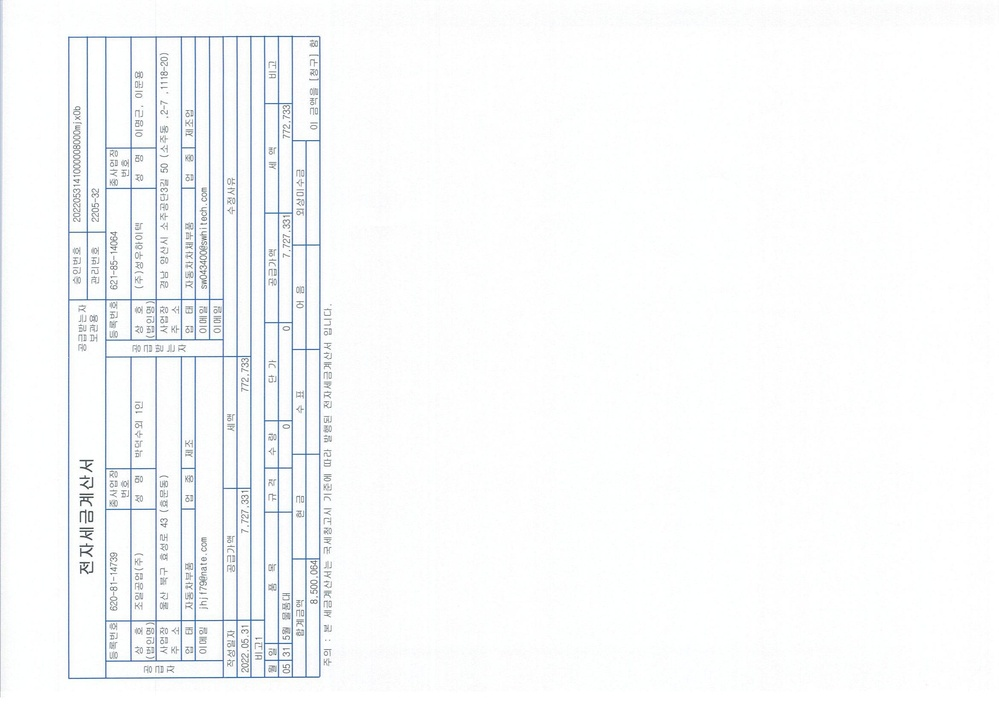
#> input picture 04Opencv/data/img.jpg, 999 x 706 px, shrunk from 2340 x 1654 before the run
$ python Cv_ex14.py
#> lines starting #> are read from the running program, lines starting #| are printed output that depends on the picture
import cv2
import numpy as np

# 1. 경계선 검출
def empty():
    pass

def CannyEdgeDetection():
    img = cv2.imread('./data/img.jpg')
#> img is the input picture: shape (706, 999, 3); mean B, G, R 250.2, 249.5, 248.1
    name = 'trackbar'
    cv2.namedWindow(name)
    cv2.createTrackbar('threshold1', name, 0, 255, empty) # min_val
    cv2.createTrackbar('threshold2', name, 0, 255, empty) # max_val

    while True:
        threshold1 = cv2.getTrackbarPos('threshold1', name)
        threshold2 = cv2.getTrackbarPos('threshold2', name)

        canny = cv2.Canny(img, threshold1, threshold2) # 대상 이미지, min_val(하위 임계값), max_val(상위 임계값)
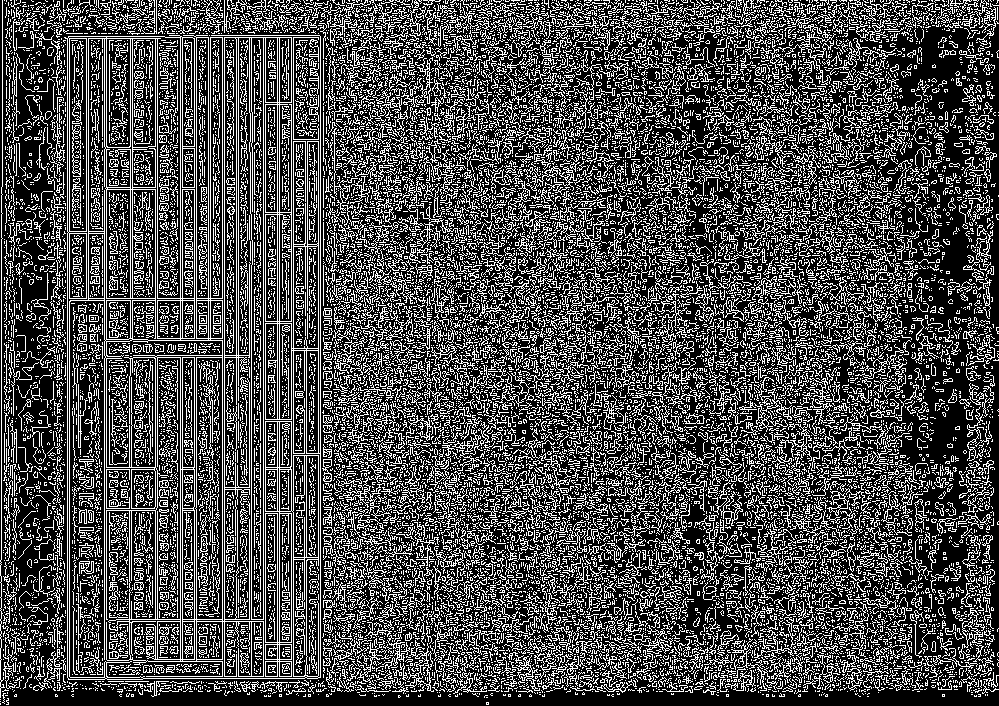
#> canny: shape (706, 999); 29.5% white in thin lines or dots

        cv2.imshow('gray', img)
        cv2.imshow(name, canny)

        if cv2.waitKey(1) == ord('q'):
#> (key q is pressed here)
            break
    cv2.destroyAllWindows()

if __name__ == '__main__':
    CannyEdgeDetection()
